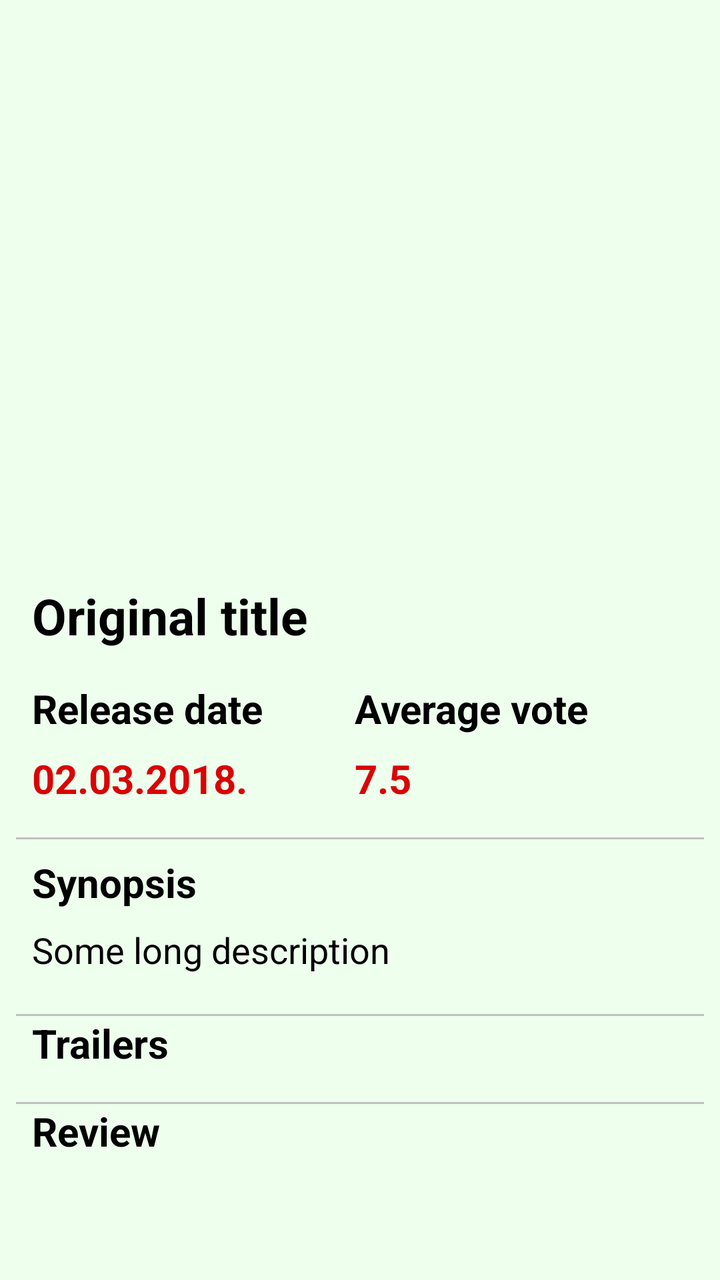
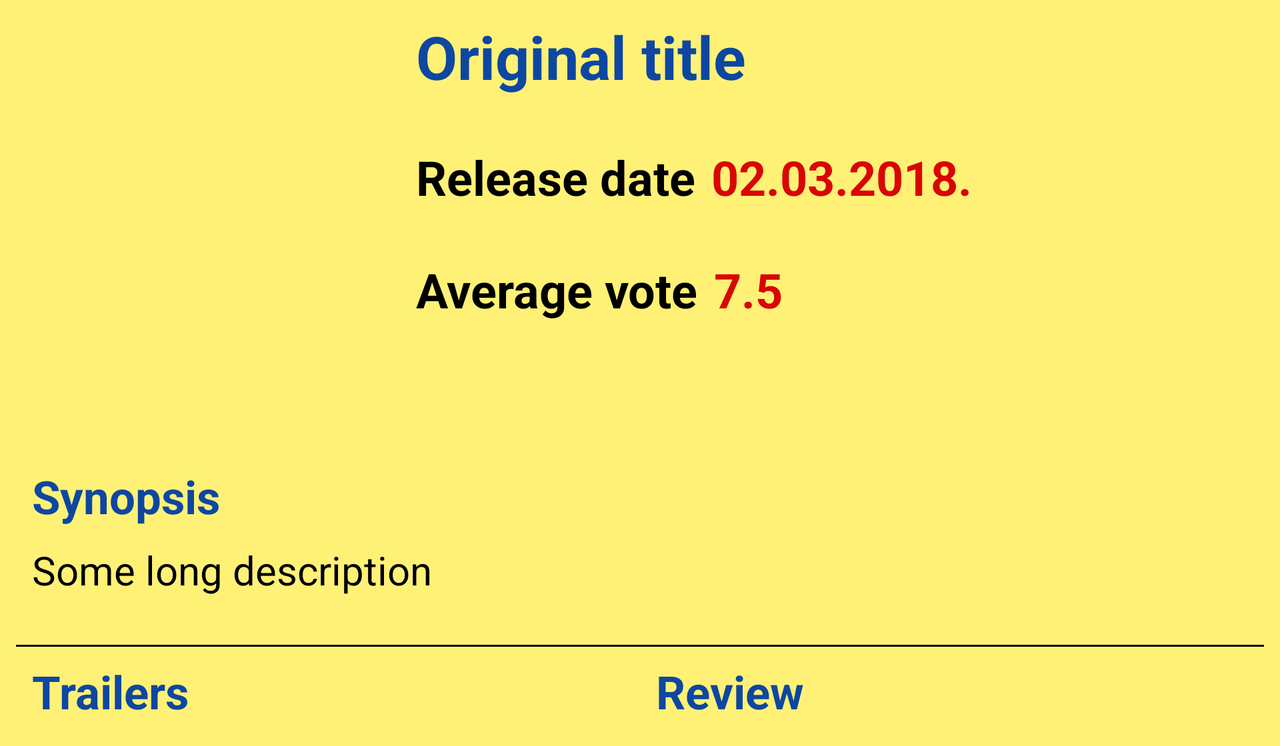

First picture: res/layout/ on a phone held upright. Second picture: the repository's own variant of that layout, on a device whose configuration matches the variant's folder. Source for both follows.
<!-- AndroidManifest.xml: application theme AppTheme -->
<!-- res/layout/activity_movie_details.xml -->
<?xml version="1.0" encoding="utf-8"?>
<ScrollView xmlns:android="http://schemas.android.com/apk/res/android"
    xmlns:app="http://schemas.android.com/apk/res-auto"
    xmlns:tools="http://schemas.android.com/tools"
    android:layout_width="match_parent"
    android:layout_height="match_parent"
    android:fillViewport="true">

    <android.support.constraint.ConstraintLayout
        android:layout_width="match_parent"
        android:layout_height="match_parent"
        android:background="#EFE"
        tools:context="com.example.android.popularmovies1.MovieDetails">

        <ImageView
            android:id="@+id/poster_detail"
            android:layout_width="match_parent"
            android:layout_height="275dp"
            android:scaleType="centerCrop"
            app:layout_constraintStart_toStartOf="parent"
            app:layout_constraintTop_toTopOf="parent" />

        <TextView
            android:id="@+id/title_detail"
            android:layout_width="wrap_content"
            android:layout_height="wrap_content"
            android:paddingRight="16dp"
            android:layout_marginLeft="16dp"
            android:layout_marginStart="16dp"
            android:layout_marginTop="16dp"
            android:fontFamily="sans-serif"
            android:textColor="@color/colorPrimaryDark"
            android:textSize="25sp"
            android:textStyle="bold"
            app:layout_constraintStart_toStartOf="parent"
            app:layout_constraintTop_toBottomOf="@+id/poster_detail"
            tools:text="@string/movie_title_placeholder" />

        <TextView
            android:id="@+id/release_date_label"
            android:layout_width="wrap_content"
            android:layout_height="wrap_content"
            android:layout_marginTop="16dp"
            android:fontFamily="sans-serif"
            android:text="@string/release_date_label"
            android:textColor="#000"
            android:textSize="20sp"
            android:textStyle="bold"
            app:layout_constraintStart_toStartOf="@+id/title_detail"
            app:layout_constraintTop_toBottomOf="@+id/title_detail" />

        <TextView
            android:id="@+id/release_date"
            android:layout_width="wrap_content"
            android:layout_height="wrap_content"
            android:layout_marginTop="8dp"
            android:textColor="@color/colorAccent"
            android:textSize="20sp"
            android:textStyle="bold"
            app:layout_constraintStart_toStartOf="@+id/release_date_label"
            app:layout_constraintTop_toBottomOf="@+id/release_date_label"
            tools:text="@string/release_date_placeholder" />

        <TextView
            android:id="@+id/average_vote_label"
            android:layout_width="wrap_content"
            android:layout_height="wrap_content"
            android:layout_marginLeft="46dp"
            android:layout_marginStart="46dp"
            android:fontFamily="sans-serif"
            android:text="@string/average_vote_label"
            android:textColor="#000"
            android:textSize="20sp"
            android:textStyle="bold"
            app:layout_constraintBottom_toBottomOf="@+id/release_date_label"
            app:layout_constraintStart_toEndOf="@+id/release_date_label" />

        <TextView
            android:id="@+id/average_vote"
            android:layout_width="wrap_content"
            android:layout_height="wrap_content"
            android:layout_marginTop="8dp"
            android:textColor="@color/colorAccent"
            android:textSize="20sp"
            android:textStyle="bold"
            app:layout_constraintStart_toStartOf="@+id/average_vote_label"
            app:layout_constraintTop_toBottomOf="@+id/average_vote_label"
            tools:text="@string/average_vote_placeholder" />

        <View
            android:id="@+id/viewSynopsis"
            android:layout_width="match_parent"
            android:layout_height="1dp"
            android:layout_marginEnd="8dp"
            android:layout_marginStart="8dp"
            android:layout_marginTop="16dp"
            android:background="#c0c0c0"
            app:layout_constraintEnd_toEndOf="parent"
            app:layout_constraintStart_toStartOf="parent"
            app:layout_constraintTop_toBottomOf="@+id/release_date" />

        <TextView
            android:id="@+id/synopsis_label"
            android:layout_width="wrap_content"
            android:layout_height="wrap_content"
            android:layout_marginStart="16dp"
            android:layout_marginTop="8dp"
            android:fontFamily="sans-serif"
            android:text="@string/synopsis_label"
            android:textColor="@color/colorPrimaryDark"
            android:textSize="20sp"
            android:textStyle="bold"
            app:layout_constraintStart_toStartOf="parent"
            app:layout_constraintTop_toBottomOf="@+id/viewSynopsis"
            android:layout_marginLeft="16dp" />

        <TextView
            android:id="@+id/synopsis"
            android:layout_width="0dp"
            android:layout_height="wrap_content"
            android:layout_marginEnd="8dp"
            android:layout_marginRight="8dp"
            android:layout_marginTop="8dp"
            android:paddingBottom="16dp"
            android:textColor="#000"
            android:textSize="18sp"
            app:layout_constraintEnd_toEndOf="parent"
            app:layout_constraintHorizontal_bias="0.0"
            app:layout_constraintStart_toStartOf="@+id/synopsis_label"
            app:layout_constraintTop_toBottomOf="@+id/synopsis_label"
            tools:text="@string/synopsis_placeholder" />

        <View
            android:id="@+id/viewReview"
            android:layout_width="match_parent"
            android:layout_height="1dp"
            android:layout_marginEnd="8dp"
            android:layout_marginStart="8dp"
            android:layout_marginTop="4dp"
            android:background="#c0c0c0"
            app:layout_constraintEnd_toEndOf="parent"
            app:layout_constraintStart_toStartOf="parent"
            app:layout_constraintTop_toBottomOf="@id/synopsis" />

        <TextView
            android:id="@+id/trailers_label"
            android:layout_width="wrap_content"
            android:layout_height="wrap_content"
            android:layout_marginStart="16dp"
            android:fontFamily="sans-serif"
            android:text="@string/trailers_label"
            android:textColor="@color/colorPrimaryDark"
            android:textSize="20sp"
            android:textStyle="bold"
            app:layout_constraintTop_toBottomOf="@id/viewReview"
            app:layout_constraintStart_toStartOf="parent"
            tools:layout_editor_absoluteY="758dp"
            android:layout_marginLeft="16dp" />

        <android.support.v7.widget.RecyclerView
            android:id="@+id/trailers_recycle"
            android:layout_width="match_parent"
            android:layout_height="wrap_content"
            android:layout_marginEnd="8dp"
            android:layout_marginStart="16dp"
            android:layout_marginTop="4dp"
            android:paddingBottom="8dp"
            app:layout_constraintEnd_toEndOf="parent"
            app:layout_constraintStart_toStartOf="parent"
            app:layout_constraintTop_toBottomOf="@id/trailers_label"
            android:layout_marginRight="8dp"
            android:layout_marginLeft="16dp" />

        <View
            android:id="@+id/viewTrailers"
            android:layout_width="match_parent"
            android:layout_height="1dp"
            android:layout_marginEnd="8dp"
            android:layout_marginStart="8dp"
            android:layout_marginTop="4dp"
            android:background="#c0c0c0"
            app:layout_constraintEnd_toEndOf="parent"
            app:layout_constraintStart_toStartOf="parent"
            app:layout_constraintTop_toBottomOf="@id/trailers_recycle" />

        <TextView
            android:id="@+id/review_label"
            android:layout_width="wrap_content"
            android:layout_height="wrap_content"
            android:layout_marginStart="16dp"
            android:fontFamily="sans-serif"
            android:text="@string/review_label"
            android:textColor="@color/colorPrimaryDark"
            android:textSize="20sp"
            android:textStyle="bold"
            app:layout_constraintStart_toStartOf="parent"
            app:layout_constraintTop_toBottomOf="@id/viewTrailers"
            tools:layout_editor_absoluteY="521dp"
            android:layout_marginLeft="16dp" />

        <android.support.v7.widget.RecyclerView
            android:id="@+id/review_recycler"
            android:layout_width="match_parent"
            android:layout_height="wrap_content"
            android:layout_marginEnd="8dp"
            android:layout_marginLeft="16dp"
            android:layout_marginRight="8dp"
            android:layout_marginStart="16dp"
            android:layout_marginTop="8dp"
            app:layout_constraintEnd_toEndOf="parent"
            app:layout_constraintStart_toStartOf="parent"
            app:layout_constraintTop_toBottomOf="@+id/review_label" />


    </android.support.constraint.ConstraintLayout>
</ScrollView>
<!-- resources referenced by this layout -->
<resources>
  <color name="colorAccent">#d90505</color>
  <color name="colorPrimaryDark">#000000</color>
  <string name="average_vote_label">Average vote</string>
  <string name="average_vote_placeholder">7.5</string>
  <string name="movie_title_placeholder">Original title</string>
  <string name="release_date_label">Release date</string>
  <string name="release_date_placeholder">02.03.2018.</string>
  <string name="review_label">Review</string>
  <string name="synopsis_label">Synopsis</string>
  <string name="synopsis_placeholder">Some long description</string>
  <string name="trailers_label">Trailers</string>
  <style name="AppTheme" parent="Theme.AppCompat.Light.DarkActionBar">
          
          <item name="colorPrimary">@color/colorPrimary</item>
          <item name="colorPrimaryDark">@color/colorPrimaryDark</item>
          <item name="colorAccent">@color/colorAccent</item>
      </style>
  <color name="colorPrimary">#242424</color>
</resources>
<!-- res/layout-land/activity_movie_details.xml (the repository's variant of the layout above) -->
<!-- drawn on the phone turned sideways -->
<?xml version="1.0" encoding="utf-8"?>
<ScrollView xmlns:android="http://schemas.android.com/apk/res/android"
    xmlns:app="http://schemas.android.com/apk/res-auto"
    xmlns:tools="http://schemas.android.com/tools"
    android:layout_width="match_parent"
    android:layout_height="match_parent"
    android:fillViewport="true">

    <android.support.constraint.ConstraintLayout
        android:layout_width="match_parent"
        android:layout_height="match_parent"
        android:background="@color/colorBackground"
        tools:context="com.example.android.popularmovies1.MovieDetails">

        <ImageView
            android:id="@+id/poster_detail"
            android:layout_width="200dp"
            android:layout_height="225dp"
            app:layout_constraintStart_toStartOf="parent"
            app:layout_constraintTop_toTopOf="parent" />

        <TextView
            android:id="@+id/title_detail"
            android:layout_width="wrap_content"
            android:layout_height="wrap_content"
            android:layout_marginStart="8dp"
            android:layout_marginTop="8dp"
            android:fontFamily="sans-serif"
            android:paddingRight="16dp"
            android:textColor="@color/colorLabel"
            android:textSize="30sp"
            android:textStyle="bold"
            app:layout_constraintStart_toEndOf="@+id/poster_detail"
            app:layout_constraintTop_toTopOf="parent"
            tools:text="@string/movie_title_placeholder"
            android:layout_marginLeft="8dp" />

        <TextView
            android:id="@+id/release_date_label"
            android:layout_width="wrap_content"
            android:layout_height="wrap_content"
            android:layout_marginTop="24dp"
            android:fontFamily="sans-serif"
            android:text="@string/release_date_label"
            android:textColor="#000"
            android:textSize="24sp"
            android:textStyle="bold"
            app:layout_constraintStart_toStartOf="@+id/title_detail"
            app:layout_constraintTop_toBottomOf="@+id/title_detail" />

        <TextView
            android:id="@+id/release_date"
            android:layout_width="wrap_content"
            android:layout_height="wrap_content"
            android:layout_marginStart="8dp"
            android:textColor="@color/colorAccent"
            android:textSize="24sp"
            android:textStyle="bold"
            app:layout_constraintStart_toEndOf="@+id/release_date_label"
            app:layout_constraintTop_toTopOf="@+id/release_date_label"
            tools:text="@string/release_date_placeholder"
            android:layout_marginLeft="8dp" />

        <TextView
            android:id="@+id/average_vote_label"
            android:layout_width="wrap_content"
            android:layout_height="wrap_content"
            android:layout_marginTop="24dp"
            android:fontFamily="sans-serif"
            android:text="@string/average_vote_label"
            android:textColor="#000"
            android:textSize="24sp"
            android:textStyle="bold"
            app:layout_constraintStart_toStartOf="@+id/release_date_label"
            app:layout_constraintTop_toBottomOf="@+id/release_date_label" />

        <TextView
            android:id="@+id/average_vote"
            android:layout_width="wrap_content"
            android:layout_height="wrap_content"
            android:layout_marginStart="8dp"
            android:textColor="@color/colorAccent"
            android:textSize="24sp"
            android:textStyle="bold"
            app:layout_constraintStart_toEndOf="@+id/average_vote_label"
            app:layout_constraintTop_toTopOf="@+id/average_vote_label"
            tools:text="@string/average_vote_placeholder"
            android:layout_marginLeft="8dp" />

        <ImageView
            android:id="@+id/fav_img"
            android:layout_width="50dp"
            android:layout_height="50dp"
            android:layout_marginEnd="8dp"
            android:layout_marginStart="8dp"
            android:layout_marginTop="24dp"
            android:src="@drawable/fav_ic_no"
            app:layout_constraintEnd_toEndOf="@+id/average_vote"
            app:layout_constraintStart_toStartOf="@+id/average_vote_label"
            app:layout_constraintTop_toBottomOf="@+id/average_vote_label" />

        <TextView
            android:id="@+id/synopsis_label"
            android:layout_width="wrap_content"
            android:layout_height="wrap_content"
            android:layout_marginStart="16dp"
            android:layout_marginTop="8dp"
            android:fontFamily="sans-serif"
            android:text="@string/synopsis_label"
            android:textColor="@color/colorLabel"
            android:textSize="23sp"
            android:textStyle="bold"
            app:layout_constraintStart_toStartOf="parent"
            app:layout_constraintTop_toBottomOf="@+id/poster_detail"
            android:layout_marginLeft="16dp" />

        <TextView
            android:id="@+id/synopsis"
            android:layout_width="0dp"
            android:layout_height="wrap_content"
            android:layout_marginEnd="8dp"
            android:layout_marginRight="8dp"
            android:layout_marginTop="8dp"
            android:paddingBottom="16dp"
            android:textColor="@color/colorPrimaryDark"
            android:textSize="20sp"
            app:layout_constraintEnd_toEndOf="parent"
            app:layout_constraintHorizontal_bias="0.0"
            app:layout_constraintStart_toStartOf="@+id/synopsis_label"
            app:layout_constraintTop_toBottomOf="@+id/synopsis_label"
            tools:text="@string/synopsis_placeholder" />

        <View
            android:id="@+id/viewReview"
            android:layout_width="match_parent"
            android:layout_height="1dp"
            android:layout_marginEnd="8dp"
            android:layout_marginStart="8dp"
            android:layout_marginTop="8dp"
            android:background="@color/colorPrimaryDark"
            app:layout_constraintEnd_toEndOf="parent"
            app:layout_constraintStart_toStartOf="parent"
            app:layout_constraintTop_toBottomOf="@id/synopsis" />

        <LinearLayout
            android:layout_width="match_parent"
            android:layout_height="wrap_content"
            android:orientation="horizontal"
            app:layout_constraintTop_toBottomOf="@id/synopsis">

            <android.support.constraint.ConstraintLayout
                android:layout_width="0dp"
                android:layout_height="wrap_content"
                android:layout_weight="1">

                <TextView
                    android:id="@+id/trailers_label"
                    android:layout_width="wrap_content"
                    android:layout_height="wrap_content"
                    android:layout_marginStart="16dp"
                    android:layout_marginTop="16dp"
                    android:fontFamily="sans-serif"
                    android:text="@string/trailers_label"
                    android:textColor="@color/colorLabel"
                    android:textSize="23sp"
                    android:textStyle="bold"
                    app:layout_constraintStart_toStartOf="parent"
                    app:layout_constraintTop_toTopOf="parent" />

                <android.support.v7.widget.RecyclerView
                    android:id="@+id/trailers_recycle"
                    android:layout_width="match_parent"
                    android:layout_height="wrap_content"
                    android:layout_marginEnd="8dp"
                    android:layout_marginLeft="16dp"
                    android:layout_marginRight="8dp"
                    android:layout_marginStart="16dp"
                    android:layout_marginTop="4dp"
                    android:paddingBottom="8dp"
                    app:layout_constraintEnd_toEndOf="parent"
                    app:layout_constraintStart_toStartOf="parent"
                    app:layout_constraintTop_toBottomOf="@id/trailers_label" />
            </android.support.constraint.ConstraintLayout>

            <android.support.constraint.ConstraintLayout
                android:layout_width="0dp"
                android:layout_height="wrap_content"
                android:layout_weight="1">

                <TextView
                    android:id="@+id/review_label"
                    android:layout_width="wrap_content"
                    android:layout_height="wrap_content"
                    android:layout_marginStart="8dp"
                    android:layout_marginTop="16dp"
                    android:fontFamily="sans-serif"
                    android:text="@string/review_label"
                    android:textColor="@color/colorLabel"
                    android:textSize="23sp"
                    android:textStyle="bold"
                    app:layout_constraintStart_toStartOf="parent"
                    app:layout_constraintTop_toTopOf="parent" />

                <android.support.v7.widget.RecyclerView
                    android:id="@+id/review_recycler"
                    android:layout_width="match_parent"
                    android:layout_height="wrap_content"
                    android:layout_marginEnd="8dp"
                    android:layout_marginStart="8dp"
                    android:layout_marginTop="4dp"
                    app:layout_constraintEnd_toEndOf="parent"
                    app:layout_constraintStart_toStartOf="parent"
                    app:layout_constraintTop_toBottomOf="@+id/review_label" />
            </android.support.constraint.ConstraintLayout>
        </LinearLayout>


    </android.support.constraint.ConstraintLayout>
</ScrollView>
<!-- resources referenced by the variant -->
<!-- as the phone turned sideways resolves them -->
<resources>
  <color name="colorAccent">#d90505</color>
  <color name="colorBackground">#fff176</color>
  <color name="colorLabel">#0D47A1</color>
  <color name="colorPrimaryDark">#000000</color>
  <string name="average_vote_label">Average vote</string>
  <string name="average_vote_placeholder">7.5</string>
  <string name="movie_title_placeholder">Original title</string>
  <string name="release_date_label">Release date</string>
  <string name="release_date_placeholder">02.03.2018.</string>
  <string name="review_label">Review</string>
  <string name="synopsis_label">Synopsis</string>
  <string name="synopsis_placeholder">Some long description</string>
  <string name="trailers_label">Trailers</string>
  <style name="AppTheme" parent="Theme.AppCompat.Light.DarkActionBar">
          
          <item name="colorPrimary">@color/colorPrimary</item>
          <item name="colorPrimaryDark">@color/colorPrimaryDark</item>
          <item name="colorAccent">@color/colorAccent</item>
      </style>
  <color name="colorPrimary">#242424</color>
</resources>
